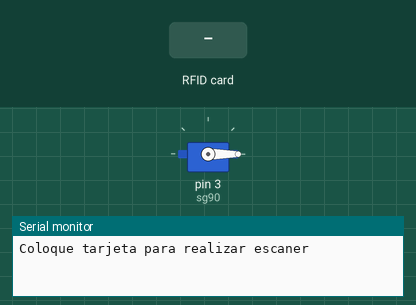
This sketch was run on a simulated Arduino Uno, built with avr-gcc and run on an emulated ATmega328P. Shown: servo, the last lines printed to the serial monitor. The inputs (shaded band) are chosen by the test bench.

Above: at 1.2 s.
1.3 s: RFID card 33 F0 20 0D held to the reader
At 1.76 s:
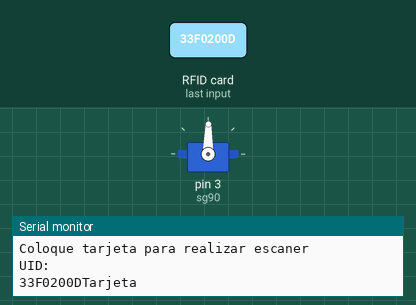
At 2.6 s:
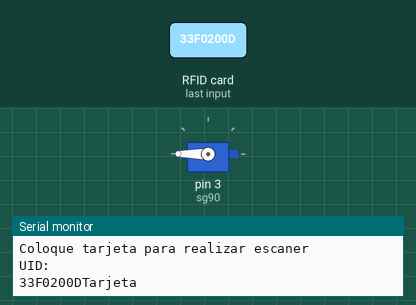
3.7 s: RFID card 5E 7A 19 C4 held to the reader
At 4.46 s:
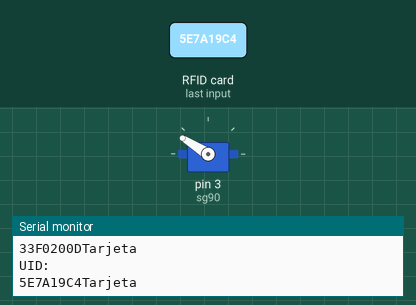
Timing chart, 0 to 6.7 s (numbered marks = the images above; inputs shaded):
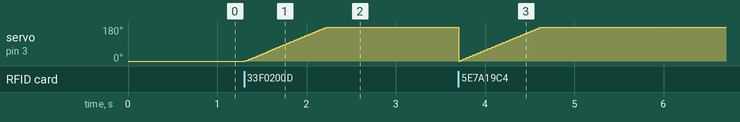

The sketch:

RFID_RC522_Motor_SG90.ino
```cpp
/* Derechos de autor © UNIT Electronics
  Fecha de revisión: 01/07/24*/

/********************************
 Realizaremos el control de un motor de pasos por medio de la comunicación IR,
en donde tendremos un receptor infrarrojo y emitiremos por medio de un
control remoto señales para que el motor realice 3 acciones.
Librería SPI,MFRC522 y Servo, para poder utilizar el RDFI-RC522, ServoMotor SG90 y protocolo de comunicación SPI
*************************/


#include <SPI.h>
#include <MFRC522.h>
#include <Servo.h>
#define RST_PIN 5                   //Pin del RDFI-RC522 a Pin 5
#define SS_PIN 10                   //Pin del RDFI-RC522 a Pin 10
Servo sg90;
MFRC522 mfrc522(SS_PIN, RST_PIN);   //Creando instancia para RFID
byte i;                             //variable , elemento de matriz de lectura de datos por el lector
/*matriz para guardar valores arrojados por el detector, Valor hexadecimal al usar el llavero <previamente comprobado>,
puede variar.Valor hexadecimal al usar la tarjeta <previamente comprobado>, puede variar*/

byte datoUID[4];
byte llavero[4] = {0xBC, 0x73, 0x9F, 0x63};
byte tag[4] = {0x33, 0xF0, 0x20, 0x0D};
void setup() {
  Serial.begin(9600);               //Inicializa comunicación serial
  SPI.begin();                      //Iniciación de comunicación por bus SPI
  sg90.attach(3);                   //Pin para la señal al servo-Pin 3
  sg90.write(0);                    //Siempre que se inicie el programa el servo tendrá un valor de 0°
  mfrc522.PCD_Init();               //inicialización de MFRC522
  Serial.println(F("Coloque tarjeta para realizar escaner")); //mensaje para usuario
}
void loop() {
  //Reinicia el ciclo si no hay detección de tarjeta
  if ( ! mfrc522.PICC_IsNewCardPresent())
    return;
  //Lee el valor del ID presentado
  if ( ! mfrc522.PICC_ReadCardSerial())
    return;
  Serial.println("UID:");
  //Se guarda los datos del ID
  for (byte i = 0; i < mfrc522.uid.size; i++) {
    //limitando la lectura de los valores en la matriz hexadecimal a 10 dígitos
    if (mfrc522.uid.uidByte[i] < 0x10) {
      Serial.print("0");
    } else {
      Serial.print("");
    }
    //imprime en Monitor Serial, el valor leído por el detector
    Serial.print(mfrc522.uid.uidByte[i], HEX);
    datoUID[i] = mfrc522.uid.uidByte[i];        //Se guardan los valores en la variable dato UID
  }
  mfrc522.PICC_HaltA();
  if (datoUID[i] != llavero[i]) {               //Si la lectura corresponde a los valores de la matriz tarjeta[]
    Serial.println("Tarjeta");
    for (int j = 0; j <= 180; j++) {            //sentido antihorario abre
      sg90.write(j);                            //se dará el valor del ángulo de 0 a 180 incrementando
      delay(5);                                 //realiza el movimiento más rápido 5 milisegundo
    }
  }
  }
```

Measured:
- after the input at 1.3 s, servo on pin 3 (sg90): moves from 0° to 180° over 0.91 s, starting at once
